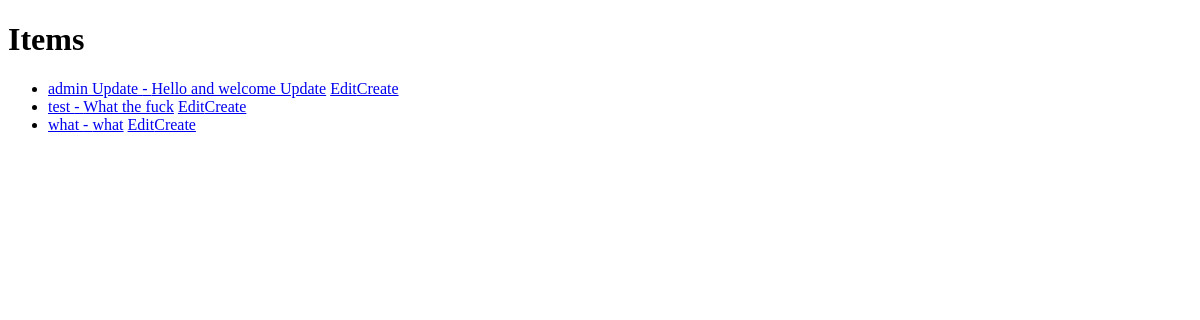
Before: / with the older database file.
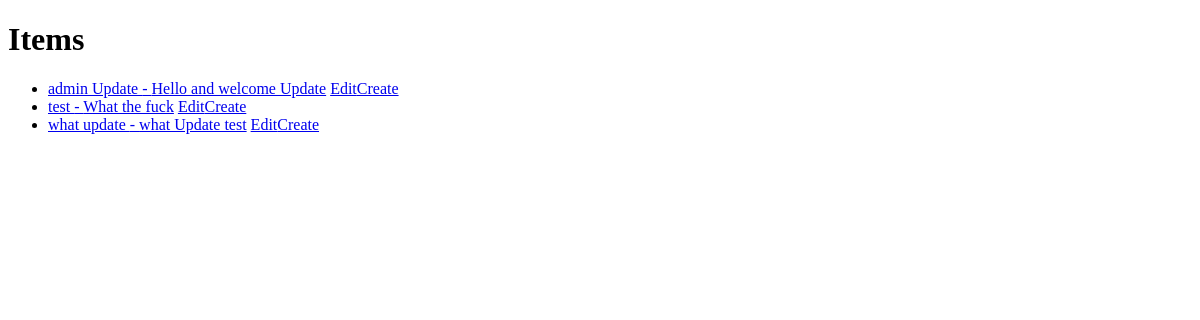
After: the same page with the newer database file.
### main/models.py (models this page shows, shortened)
class Post(models.Model):
    title = models.CharField(max_length=100)
    content = models.TextField()

### main/views.py (the view)
# urls.py: path('', views.index, name='index'),
@require_GET
def index(request):
    items = Post.objects.all()
    return render(request, 'index.html', {'items': items})

### main/templates/index.html (shortened to what this page needs)
<!DOCTYPE html>
<html lang="en">
<head>
</head>
<body>
    <h1>Items</h1>
    <ul>
        {% for item in items %}
            <li><a href="{% url 'website:get-detail' item.id %}">{{ item.title }} - {{ item.content }}</a> <a href="{% url 'website:get-update-post' item.id %}">Edit</a><a href="{% url 'website:get-create-post' %}">Create</a></li>
        {% empty %}
            <li>No items found</li>
        {% endfor %}
    </ul>
</body>
</html>

Changed rows visible on the page:
changed Post: title "what" → "what update"; content "what" → "what Update test"
